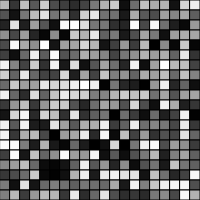
Frame 1 (no input)
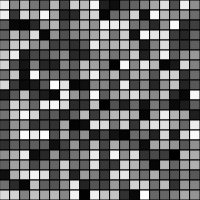
Frame 60 (no input)
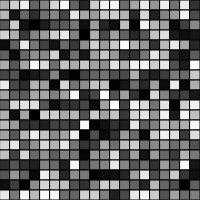
Frame 120 (the mouse pressed at the canvas centre since frame 60)

The p5.js sketch that drew these frames (run headless with seeded random() and noise() and a simulated clock; from frame 60 on, the mouse is pressed at the canvas centre):

// p5.js sketch
// ── sketch.js
function preload(){
  // preload assets
}

var inc = 0.1
var scl = 10;
var cols , rows;


function setup() {

  createCanvas( 200 , 200 );

  cols = floor ( width / scl );
  rows = floor ( height / scl );
 
}

function draw() {
  background(230);

  var yoff = 0;
  for ( var y = 0 ; y < rows ; y ++ ) {
    var xoff = 0;
    for ( var x = 0 ; x < cols ; x ++) {
      var index = ( x + y * width ) * 4;
      var r = noise ( xoff , yoff ) * 255;
      xoff += inc;
      fill ( random ( 255 ) );
      rect ( x * scl , y * scl , scl , scl );
      
    }
    yoff += inc
  }

}
